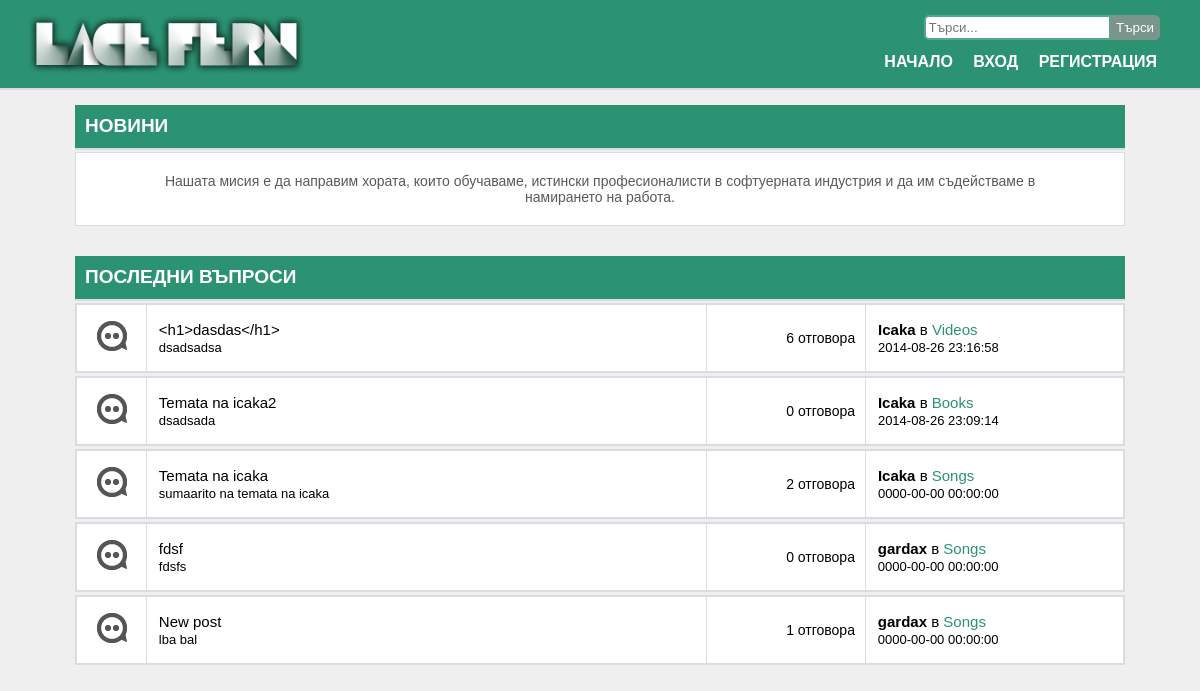
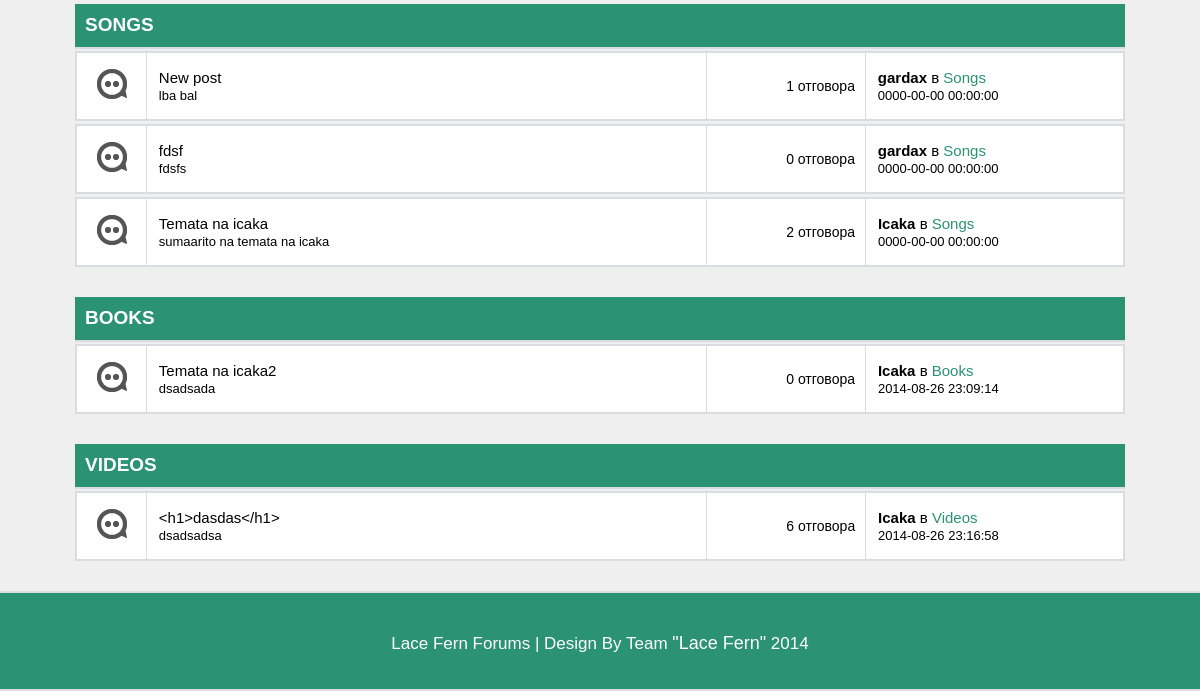
Before: / with the older database file (2 pictures, top to bottom).
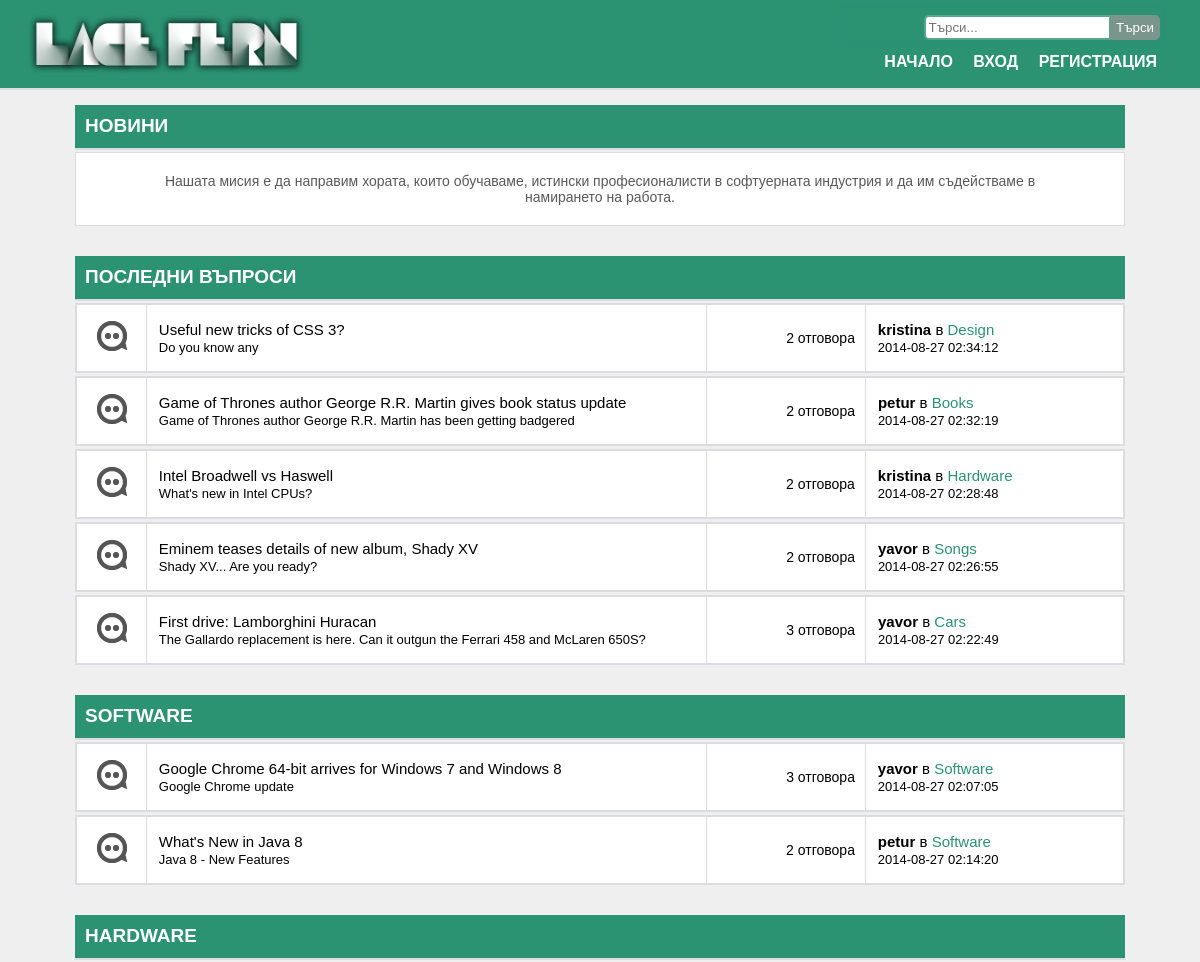
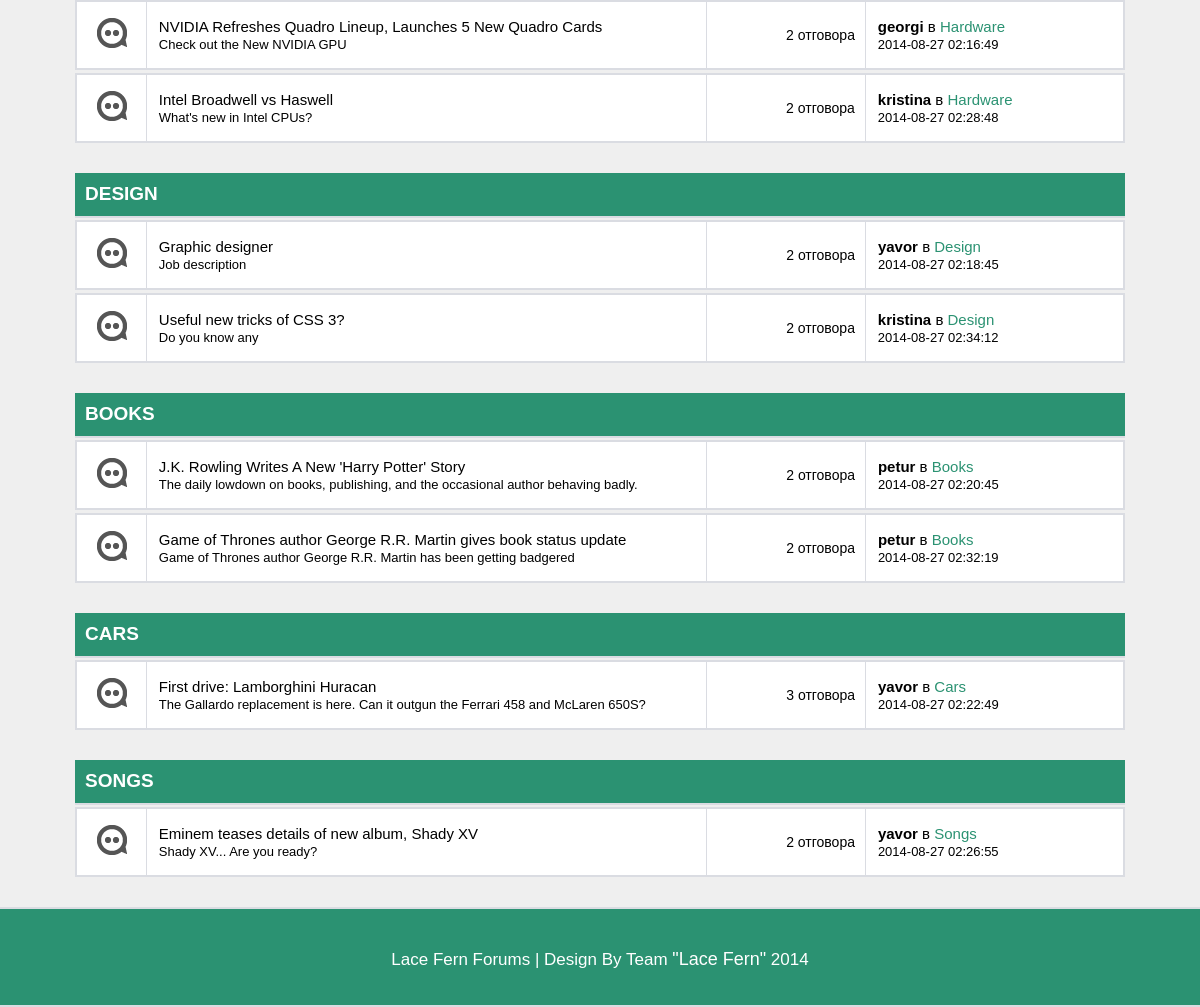
After: the same page with the newer database file (2 pictures, top to bottom).
### tables this page shows
CREATE TABLE IF NOT EXISTS `posts` (
  `id` int(11) NOT NULL AUTO_INCREMENT,
  `title` varchar(500) NOT NULL,
  `summary` text NOT NULL,
  `text` text NOT NULL,
  `category_id` int(11) NOT NULL,
  `user_id` int(11) NOT NULL,
  `votes` int(11) NOT NULL DEFAULT '0',
  `answers` int(11) DEFAULT '0',
  `best_answer_id` int(11) DEFAULT NULL,
  `date` datetime NOT NULL DEFAULT CURRENT_TIMESTAMP,
  PRIMARY KEY (`id`),
  KEY `category_id` (`category_id`,`user_id`),
  KEY `best_answer_id` (`best_answer_id`),
  KEY `category_id_2` (`category_id`),
  KEY `best_answer_id_2` (`best_answer_id`),
  KEY `category_id_3` (`category_id`),
  KEY `user_id` (`user_id`)
);

CREATE TABLE IF NOT EXISTS `users` (
  `id` int(11) NOT NULL AUTO_INCREMENT,
  `username` varchar(100) NOT NULL,
  `email` varchar(100) NOT NULL,
  `first_name` varchar(50) NOT NULL,
  `last_name` varchar(50) NOT NULL,
  `password` varchar(100) NOT NULL,
  `gender_id` int(11) NOT NULL,
  `salt` varchar(300) NOT NULL,
  `session_key` varchar(100) DEFAULT NULL,
  `isAdmin` tinyint(1) NOT NULL DEFAULT '0',
  PRIMARY KEY (`id`),
  UNIQUE KEY `email` (`email`),
  UNIQUE KEY `username` (`username`),
  KEY `gender_id` (`gender_id`),
  KEY `session_key` (`session_key`)
);

CREATE TABLE IF NOT EXISTS `categories` (
  `id` int(11) NOT NULL AUTO_INCREMENT,
  `name` varchar(50) NOT NULL,
  PRIMARY KEY (`id`)
);

### Controller/usersController.php (called while the page is built, shortened)
<?php
    $userService = new UsersService();
    if(isset($_SESSION['sessionKey'])){
        $user = $userService->getUserBySessionKey($_SESSION['sessionKey']);
    }
    else{
        $user = null;
    }
?>

### Service/postsService.php (called while the page is built, shortened)
<?php
require_once('Manager/postsManager.php');
class PostsService{
    private $manager;
    function __construct() {
        $this->manager = new PostsManager();
    }
    function getAllPosts(){
        return $this->manager->getPosts();
    }
    function getLatestPosts(){
        return $this->manager->getLatestPosts();
    }
}

### Manager/postsManager.php (called while the page is built, shortened)
<?php
require_once('Models/Post.php');
class PostsManager{
    private $pdo;
    function __construct() {
        $this->pdo = new PDO('mysql:host=localhost;dbname=forum;charset=utf8', DATABASE_USER);
        $this->pdo->setAttribute(PDO::ATTR_ERRMODE, PDO::ERRMODE_EXCEPTION);
    }
    function getPosts(){
        $query = $this->pdo->prepare("SELECT posts.id, posts.title, posts.text, users.username, posts.votes,
                                          categories.name AS categoryName, posts.summary, posts.answers, posts.date
                                          FROM posts
                                          JOIN categories ON posts.category_id = categories.id
                                           JOIN users ON posts.user_id = users.id");
        $query->execute();
        $data = $query->fetchAll();
        $allPosts = [];
        foreach ($data as $post){
            array_push($allPosts, new Post($post));
        }
        return $allPosts;
    }
    function getLatestPosts(){
        $query = $this->pdo->prepare("SELECT posts.id, posts.title, posts.text, users.username, posts.date,
                                          categories.name AS categoryName, posts.summary, posts.answers
                                          FROM posts
                                          JOIN categories ON posts.category_id = categories.id
                                          JOIN users ON posts.user_id = users.id
                                           ORDER BY posts.id DESC LIMIT 5");
        $query->execute();
        $data = $query->fetchAll();
        $allPosts = [];
        foreach ($data as $post){
            array_push($allPosts, new Post($post));
        }
        return $allPosts;
    }
}

### Controller/postsController.php (called while the page is built, shortened)
<?php
    require_once('Service/postsService.php');
    function getPosts($postsService){
        $allPosts = $postsService->getAllPosts();
        return $allPosts;
    }
    function getLatestPosts($postsService){
        $posts = $postsService->getLatestPosts();
        return $posts;
    }

### Models/Post.php (called while the page is built, shortened)
<?php
class Post {
    private $id;
    private $title;
    private $summary;
    private $categoryName;
    private $answers;
    private $username;
    private $date;
    function __construct($postData = null) {
        if(isset($postData['id'])){
            $this->id = $postData['id'];
        }
        if(isset($postData['title'])){
            $this->title = htmlentities($postData['title']);
        }
        if(isset($postData['categoryName'])){
            $this->categoryName =  htmlentities($postData['categoryName']);
        }
        if(isset($postData['answers'])){
            $this->answers = $postData['answers'];
        }
        if(isset($postData['summary'])){
            $this->summary =  htmlentities($postData['summary']);
        }
        if(isset($postData['username'])){
            $this->username =  htmlentities($postData['username']);
        }
        if(isset($postData['date'])){
            $this->date = $postData['date'];
        }
    }
    public function getSummary()
    {
        return $this->summary;
    }
    public function getTitle()
    {
        return $this->title;
    }
    public function getId()
    {
        return $this->id;
    }
    public function getCategoryName()
    {
        return $this->categoryName;
    }
    public function getAnswers()
    {
        return $this->answers;
    }
    public function getUsername()
    {
        return $this->username;
    }
    public function getDate()
    {
        return $this->date;
    }
}

### views/main.php (the view)
<main>
    <?php
    $categories = [];
    $allPosts = getPosts($postsService);
    foreach ($allPosts as $post) {
        if (array_search(  strtolower($post->getCategoryName()), $categories) === false){
            array_push($categories, strtolower($post->getCategoryName()));
        }
    }
    ?>
	<section>
		<header>
			<h1>НОВИНИ</h1>
		</header>
		<article>
			<div>
				Нашата мисия е да направим хората, които обучаваме, истински професионалисти в софтуерната индустрия и да им съдействаме в намирането на работа.
			</div>
		</article>
	</section>
	<section>
		<header>
			<h1>ПОСЛЕДНИ ВЪПРОСИ</h1>
		</header>
        <?php
            $latestPosts = getLatestPosts($postsService);
            foreach ($latestPosts as $post) { ?>
                <article>
                    <table>
                        <tbody>
                        <tr>
                            <td class="imgHolder">
                                <img src="images/off.png" alt="off" class="topicImage"/>
                            </td>
                            <td class="topicDescription">
                                <table class="topicTable">
                                    <tbody>
                                        <tr><td onclick="window.location='<?php echo "?page=question&id=" . $post->getId();?>'"><?php echo $post->getTitle();?></td></tr>
                                        <tr><td><?php echo $post->getSummary();?></td></tr>
                                    </tbody>
                                </table>
                            </td>
                            <td class="topicStats">
                                <table class="statsTable">
                                    <tbody>
                                    <tr><td><?php echo $post->getAnswers();?> отговора</td></tr>
                                    </tbody>
                                </table>
                            </td>
                            <td class="topicLastPost">
                                <table class="lastPostTable">
                                    <tbody>
                                    <tr><td><b><?php echo $post->getUsername();?></b> в <span><?php echo $post->getCategoryName();?></span></td></tr>
                                    <tr><td><?php echo $post->getDate(); ?></td></tr>
                                    </tbody>
                                </table>
                            </td>
                        </tr>
                        </tbody>
                    </table>
                </article>
            <?php }?>
	</section>
        <?php
        foreach ($categories as $category){ ?>
            <section>
                <header>
                    <h1><?php echo $category;?></h1>
                </header>
                <?php
                foreach ($allPosts as $post) {
                    if (strtolower($post->getCategoryName()) == $category): ?>
                        <article>
                            <table>
                                <tbody>
                                <tr>
                                    <td class="imgHolder">
                                        <img src="images/off.png" alt="off" class="topicImage"/>
                                    </td>
                                    <td class="topicDescription">
                                        <table class="topicTable">
                                            <tbody>
                                            <tr><td onclick="window.location='<?php echo "?page=question&id=" . $post->getId()?>'"><?php echo $post->getTitle()?></td></tr>
                                            <tr><td><?php echo $post->getSummary()?></td></tr>
                                            </tbody>
                                        </table>
                                    </td>
                                    <td class="topicStats">
                                        <table class="statsTable">
                                            <tbody>
                                            <tr><td><?php echo $post->getAnswers()?> отговора</td></tr>
                                            </tbody>
                                        </table>
                                    </td>
                                    <td class="topicLastPost">
                                        <table class="lastPostTable">
                                            <tbody>
                                            <tr><td><b><?php echo $post->getUsername()?></b> в <span><?php echo $post->getCategoryName();?></span></td></tr>
                                            <tr><td><?php echo $post->getDate(); ?></td></tr>
                                            </tbody>
                                        </table>
                                    </td>
                                </tr>
                                </tbody>
                            </table>
                        </article>
                    <?php endif;
                }
                ?> </section> <?php
        }
        ?>
</main>

### views/header.php (shortened to what this page needs)
<!DOCTYPE html>
<html>
<head>
    <link rel="stylesheet" href="styles/styles.css"/>
</head>
<body>
<header>
    <div id="navigation">
    <?php
    include 'views/search.php';
    include('views/menu.php');
    ?>
    </div>
    <a href="index.php?page=main">
    <img src="images/logo.png" alt="" class="logo"/>
    </a>
</header>

### views/search.php
<div id="search">
    <form action="index.php?page=search" method="POST">
        <input type="text" name="search" id="search" placeholder="Търси...">
        <input type="submit" name="searchButton" value="Търси"  id="searchButon"/>
    </form>
</div>

### views/menu.php
<div id="menu">
<ul>
	<li><a href="index.php?page=main">Начало</a></li>
	<?php
       if($user){
    ?>
           <li><a href="index.php?page=user">Профил</a></li>
           <li><a href="index.php?page=addPost">Добави тема</a></li>
           <li><a href="index.php?page=logout">Изход</a></li>
    <?php
       }
       else {
    ?>
	<li><a href="index.php?page=login">Вход</a></li>
    <li><a href="index.php?page=register">Регистрация</a></li>
    <?php
        }
    ?>
</ul>
</div>

### index.php (shortened to what this page needs)
<?php
    require_once('Controller/usersController.php');
    require_once('Controller/postsController.php');
    include 'views/header.php';
    if(isset($_GET['page'])){
        switch($_GET['page']){
            case "login":
                include 'views/login.php';
                break;
			case "question":
                include 'views/question.php';
                break;
            case "register":
                include 'views/registration.php';
                break;
            case "user":
                if(!$user){
                    include 'views/login.php';
                } else {
                    include 'views/user.php';
                }
                break;
            case "main":
                include "views/main.php";
                break;
            case "logout":
                logoutUser($userService);
                break;
            case "error":
                include "views/error.php";
                break;
            case "addPost":
                if(!$user){
                    include 'views/login.php';
                } else {
                    include "views/addPost.php";
                }
                break;
            case "search":
                include "views/searchPage.php";
                break;
            default:
                include "views/error.php";
        }
    }
    else{
        include('views/main.php');
    }
    include 'views/footer.php';
?>

### views/footer.php
<footer>
    <p>Lace Fern Forums | Design By Team <span>"Lace Fern"</span> 2014</p>
</footer>
</body>
</html>

### styles/styles.css (style rules this page uses)
* { margin:0px; padding: 0px; box-sizing: border-box; }
body { background: #EFEFEF; font-family: Helvetica, sans-serif; }
header, footer { width: 100%; height: 90px; background: #2B9272; border-bottom: 2px solid #DADCE2; }
footer { height: 100px; border-top: 2px solid #DADCE2; }
main > section, section { width:1050px; border: 0px solid black; margin: 0px auto; margin-top: 15px; margin-bottom: 30px; }
main > section > article, section > article { background: white; width: 100%; border: 1px solid #DADCE2; min-height: 70px; margin: 0px auto; margin-bottom: 3px; }
main > section > article > div, section > article > div { text-align: center; font-size: 14px; color: #595959; margin-top: 20px; margin-bottom: 20px; padding-left: 50px; padding-right: 50px; }
main > section > header, section > article > header { width: 100%; height: 45px; color: white; margin-bottom: 2px; background: #2B9272; }
main > section > header > h1, section > header > h1 { padding-top: 10px; padding-left: 10px; font-size: 19px; }
main > section > article > table, section > article > table { width: 100%; height: 68px; border-collapse: collapse; }
.topicImage { width: 30px; }
.imgHolder { width: 70px; padding-left: 20px; }
section > article > table > tbody > tr > td, section > article > table > tbody > tr > th { border: 1px solid #DADCE2; }
footer p { text-align: center; color: white; font-size: 17px; font-family: "Century Gothic", CenturyGothic, AppleGothic, sans-serif; margin-top: 40px; }
footer p span { cursor: pointer; font-size: 18px; }
section > header > h1, section > header > h1 { padding-top: 10px; padding-left: 10px; font-size: 19px; }
section > header > h1 { text-transform: uppercase; }
footer { margin-top: 30px; }
#navigation { float: right; margin-right: 35px; }
#menu ul { margin-top: -5px; text-align: right; }
#menu ul li { display: inline-block; text-transform: uppercase; margin-top: 13px; }
#menu ul li a { text-decoration: none; color: white; font-weight: bold; padding: 8px; }
#searchButon { padding: 3px; height: 25px; color: white; background-color: #7A958C; border: solid 1px #7A958C; outline: none; padding-left: 5px; padding-right: 5px; border-radius: 0 5px 5px 0; margin-left: -5px; }
#search { margin-top: 5px; margin-left: 80px; outline: none; padding: 3px; border-radius: 5px 0 0 5px; border: solid 2px rgba(43, 146, 114, 0.8); }
.topicDescription { width: 565px; }
.topicStats { width:160px; }
.topicLastPost { width: 260px; }
.logo { width: 400px; display: inline-block; }
.statsTable { width: 95%; }
.statsTable td { text-align: right; font-size: 14px; }
.topicTable { margin-left: 10px; width: 95%; }
.topicTable tr td { text-align: left; font-size: 15px; }
.topicTable tr:nth-child(2) td { font-size: 13px; }
.lastPostTable { width: 95%; margin-left: 10px; }
.lastPostTable tr td { text-align: left; font-size: 15px; }
.lastPostTable tr:nth-child(2) td { font-size: 13px; }
.lastPostTable tr td b { cursor: pointer; }
.lastPostTable tr td span { color:#2B9272; cursor: pointer; }

Changed rows visible on the page:
removed posts: title "<h1>dasdas</h1>", summary "dsadsadsa", answers "6", user.username "Icaka", category.name "Videos", date "2014-08-26 23:16:58"
removed posts: title "Temata na icaka2", summary "dsadsada", answers "0", user.username "Icaka", category.name "Books", date "2014-08-26 23:09:14"
removed posts: title "Temata na icaka", summary "sumaarito na temata na icaka", answers "2", user.username "Icaka", category.name "Songs", date "0000-00-00 00:00:00"
removed posts: title "fdsf", summary "fdsfs", answers "0", user.username "gardax", category.name "Songs", date "0000-00-00 00:00:00"
removed posts: title "New post", summary "lba bal", answers "1", user.username "gardax", category.name "Songs", date "0000-00-00 00:00:00"
added posts: title "Useful new tricks of CSS 3?", summary "Do you know any", answers "2", user.username "kristina", category.name "Design", date "2014-08-27 02:34:12"
added posts: title "Game of Thrones author George R.R. Martin gives book status update", summary "Game of Thrones author George R.R. Martin has been getting badgered", answers "2", user.username "petur", category.name "Books", date "2014-08-27 02:32:19"
added posts: title "Intel Broadwell vs Haswell", summary "What's new in Intel CPUs?", answers "2", user.username "kristina", category.name "Hardware", date "2014-08-27 02:28:48"
added posts: title "Eminem teases details of new album, Shady XV", summary "Shady XV... Are you ready?", answers "2", user.username "yavor", category.name "Songs", date "2014-08-27 02:26:55"
added posts: title "First drive: Lamborghini Huracan", summary "The Gallardo replacement is here. Can it outgun the Ferrari 458 and McLaren 650S?", answers "3", user.username "yavor", category.name "Cars", date "2014-08-27 02:22:49"
added posts: title "Google Chrome 64-bit arrives for Windows 7 and Windows 8", summary "Google Chrome update", answers "3", user.username "yavor", category.name "Software", date "2014-08-27 02:07:05", shown under "SOFTWARE"
added posts: title "What's New in Java 8", summary "Java 8 - New Features", answers "2", user.username "petur", category.name "Software", date "2014-08-27 02:14:20", shown under "SOFTWARE"
added posts: title "NVIDIA Refreshes Quadro Lineup, Launches 5 New Quadro Cards", summary "Check out the New NVIDIA GPU", answers "2", user.username "georgi", category.name "Hardware", date "2014-08-27 02:16:49", shown under "HARDWARE"
added posts: title "Graphic designer", summary "Job description", answers "2", user.username "yavor", category.name "Design", date "2014-08-27 02:18:45", shown under "DESIGN"
added posts: title "J.K. Rowling Writes A New 'Harry Potter' Story", summary "The daily lowdown on books, publishing, and the occasional author behaving badly.", answers "2", user.username "petur", category.name "Books", date "2014-08-27 02:20:45", shown under "BOOKS"
Other visible differences:
new list line: "SOFTWARE"
new list line: "HARDWARE"
new list line: "DESIGN"
new list line: "CARS"
list line gone: "VIDEOS"
